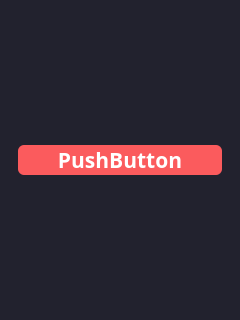
<?xml version="1.0" encoding="UTF-8"?>
<ui version="4.0">
 <class>Recover</class>
 <widget class="QMainWindow" name="Recover">
  <property name="geometry">
   <rect>
    <x>0</x>
    <y>0</y>
    <width>240</width>
    <height>320</height>
   </rect>
  </property>
  <property name="minimumSize">
   <size>
    <width>240</width>
    <height>320</height>
   </size>
  </property>
  <property name="maximumSize">
   <size>
    <width>240</width>
    <height>320</height>
   </size>
  </property>
  <property name="windowTitle">
   <string>Восстановление конференций</string>
  </property>
  <property name="windowIcon">
   <iconset resource="../qrc/files.qrc">
    <normaloff>:/icons/C:/Users/Ryzen/PycharmProjects/zoomplus/icons/favicon.ico</normaloff>:/icons/C:/Users/Ryzen/PycharmProjects/zoomplus/icons/favicon.ico</iconset>
  </property>
  <property name="styleSheet">
   <string notr="true">QMainWindow {
	background-color: #22222e
}</string>
  </property>
  <widget class="QWidget" name="centralwidget">
   <layout class="QGridLayout" name="gridLayout">
    <item row="0" column="0">
     <widget class="QScrollArea" name="scrollArea">
      <property name="styleSheet">
       <string notr="true">QWidget {
    border: none;
    background-color: #22222e;
    color: white
}

QMainWindow {
    font-family: Rubik, sans-serif;
    background-color: #22222e;
}

QLineEdit {
    font-family: Rubik, sans-serif;
    background-color: #22222e;
    border: 2px solid #f66867;
    border-radius: 6px;
    color: white;
    font-size: 12pt;
    font-weight: 600;
}

QPushButton {
    color: white;
    font-family: Rubik, sans-serif;
    background-color: #fb5b5d;
    border-radius: 6px;
    font-size: 16pt;
    font-weight: 600;
}

QPushButton:pressed {
    background-color: #fa4244;
}

QLabel {
    font-family: Rubik, sans-serif;
    color: white;
    font-size: 10pt;
    font-weight: 600;
}
</string>
      </property>
      <property name="widgetResizable">
       <bool>true</bool>
      </property>
      <widget class="QWidget" name="scrollAreaWidgetContents_3">
       <property name="geometry">
        <rect>
         <x>0</x>
         <y>0</y>
         <width>222</width>
         <height>302</height>
        </rect>
       </property>
       <layout class="QVBoxLayout" name="verticalLayout">
        <item>
         <widget class="QPushButton" name="btn_0">
          <property name="text">
           <string>PushButton</string>
          </property>
         </widget>
        </item>
       </layout>
      </widget>
     </widget>
    </item>
   </layout>
  </widget>
 </widget>
 <resources>
  <include location="../qrc/files.qrc"/>
 </resources>
 <connections/>
</ui>
